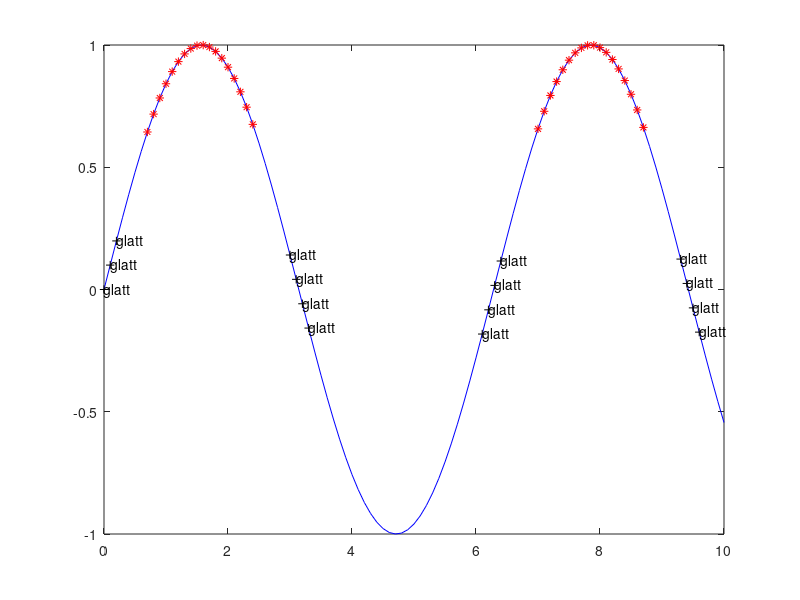

Source code (MATLAB):
clear all
x=0:0.1:10
y=sin(x)
ind=find(y>0.6)
plot(x,y,'b',x(ind),y(ind),'r*')
ind2=find(y<0.2 & y>-0.2)
plot(x,y,'b',x(ind),y(ind),'r*', x(ind2),y(ind2),'k+')
text(x(ind2), y(ind2), 'glatt')
